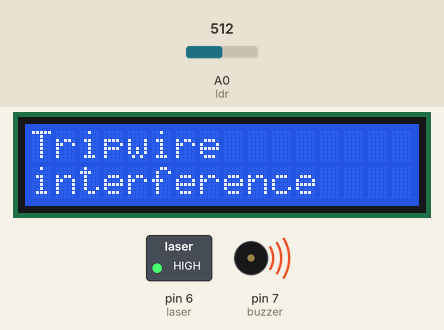
Simulated run of this sketch. Board: Arduino Uno, built with avr-gcc and run on an emulated ATmega328P. Shown: 16×2 character LCD, switched loads named in the sketch (green lamp = pin HIGH), buzzer (waves = sounding). The inputs (shaded band) are chosen by the test bench; at power-on: A0 (ldr) = 512. What the sketch prints to the serial monitor is not drawn.

Above: at 1.2 s.
1.3 s: A0 (ldr) set to 44
2.8 s: A0 (ldr) set to 36
At 3.9 s:
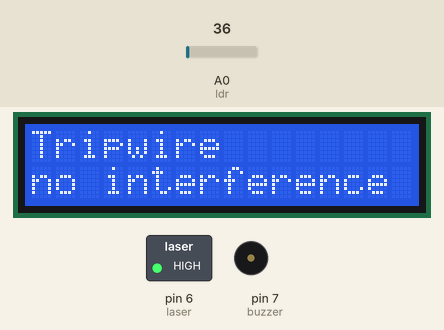
4.3 s: A0 (ldr) set to 122
At 5.2 s:
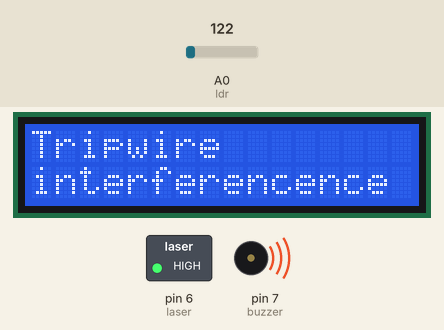
5.8 s: A0 (ldr) set to 30
At 6.2 s:
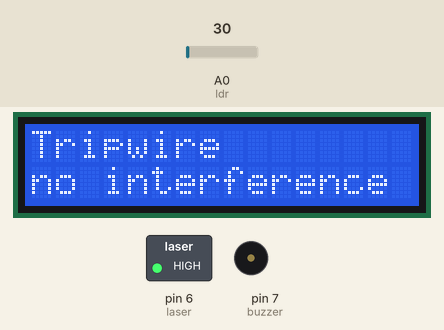
7.3 s: A0 (ldr) set to 50
At 8.5 s:
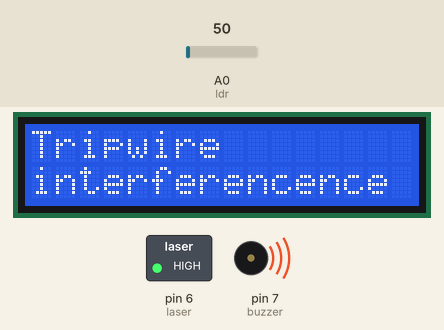
Timing chart, 0 to 9.8 s (numbered marks = the images above; inputs shaded):
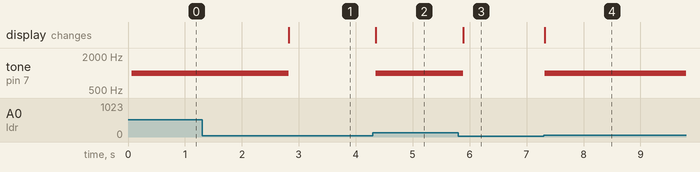

The sketch:

task_1_3_1.ino
```cpp
// tripwire task
// int laser = 6;
// void setup() {
//   // put your setup code here, to run once:
//   pinMode(laser,OUTPUT);
// }

// void loop() {
//   // put your main code here, to run repeatedly:
//   digitalWrite(laser,HIGH);
//   delay(1000);
//   digitalWrite(laser,LOW);
//   delay(1000);
// }

// include the library code:
#include <LiquidCrystal.h>

// initialize the library by associating any needed LCD interface pin
// with the arduino pin number it is connected to
const int rs = 12, en = 11, d4 = 5, d5 = 4, d6 = 3, d7 = 2;
LiquidCrystal lcd(rs, en, d4, d5, d6, d7);
int laser = 6;
int ldr = A0;
int val;
int buzzer = 7;
void setup() {
  // put your setup code here, to run once:
  pinMode(laser,OUTPUT);
  digitalWrite(laser,HIGH);
  pinMode(ldr,INPUT);
  pinMode(buzzer,OUTPUT);
  Serial.begin(9600);
  lcd.begin(16, 2);
  // Print a message to the LCD.
  lcd.print("Tripwire");
  lcd.setCursor(0,1);
  // lcd.print("Rafee");

}

void loop() {
  // put your main code here, to run repeatedly:
  val = analogRead(ldr);
  //Serial.println(val);
  if(val>40)
  {
    Serial.println("connection broken");
    lcd.print("interference");
    tone(buzzer,1000);
  }
  else{
    Serial.println("connection intact");
    lcd.print("no interference");
    noTone(buzzer);
  }
  lcd.setCursor(0,1);
  delay(100);
}
```

Measured:
- the behaviour switches between 41 and 40 on A0 (ldr) (found by bisection; images 0 and 1)
- after the input at 1.3 s, every drawn part: stays the same
- after the input at 2.8 s, tone on pin 7 (buzzer): 1000 Hz → silent at once; the display: changes at once (image 1)
- after the input at 4.3 s, tone on pin 7 (buzzer): silent → 1000 Hz after 0.05 s; the display: changes after 0.05 s (image 2)
- after the input at 5.8 s, tone on pin 7 (buzzer): 1000 Hz → silent after 0.09 s; the display: changes after 0.09 s (image 3)
- after the input at 7.3 s, tone on pin 7 (buzzer): silent → 1000 Hz at once; the display: changes at once (image 4)
